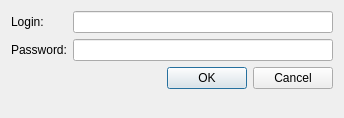
<?xml version="1.0" encoding="UTF-8"?>
<ui version="4.0">
 <class>CredentialsDialog</class>
 <widget class="QDialog" name="CredentialsDialog">
  <property name="geometry">
   <rect>
    <x>0</x>
    <y>0</y>
    <width>344</width>
    <height>118</height>
   </rect>
  </property>
  <property name="windowTitle">
   <string>Enter your JIRA login and password</string>
  </property>
  <layout class="QFormLayout" name="formLayout">
   <item row="0" column="0">
    <widget class="QLabel" name="label">
     <property name="text">
      <string>Login:</string>
     </property>
    </widget>
   </item>
   <item row="0" column="1">
    <widget class="QLineEdit" name="login"/>
   </item>
   <item row="1" column="0">
    <widget class="QLabel" name="label_2">
     <property name="text">
      <string>Password:</string>
     </property>
    </widget>
   </item>
   <item row="1" column="1">
    <widget class="QLineEdit" name="password">
     <property name="echoMode">
      <enum>QLineEdit::Password</enum>
     </property>
    </widget>
   </item>
   <item row="2" column="0" colspan="2">
    <widget class="QDialogButtonBox" name="buttonBox">
     <property name="orientation">
      <enum>Qt::Horizontal</enum>
     </property>
     <property name="standardButtons">
      <set>QDialogButtonBox::Cancel|QDialogButtonBox::Ok</set>
     </property>
    </widget>
   </item>
  </layout>
 </widget>
 <resources/>
 <connections>
  <connection>
   <sender>buttonBox</sender>
   <signal>accepted()</signal>
   <receiver>CredentialsDialog</receiver>
   <slot>accept()</slot>
   <hints>
    <hint type="sourcelabel">
     <x>248</x>
     <y>254</y>
    </hint>
    <hint type="destinationlabel">
     <x>157</x>
     <y>274</y>
    </hint>
   </hints>
  </connection>
  <connection>
   <sender>buttonBox</sender>
   <signal>rejected()</signal>
   <receiver>CredentialsDialog</receiver>
   <slot>reject()</slot>
   <hints>
    <hint type="sourcelabel">
     <x>316</x>
     <y>260</y>
    </hint>
    <hint type="destinationlabel">
     <x>286</x>
     <y>274</y>
    </hint>
   </hints>
  </connection>
 </connections>
</ui>
